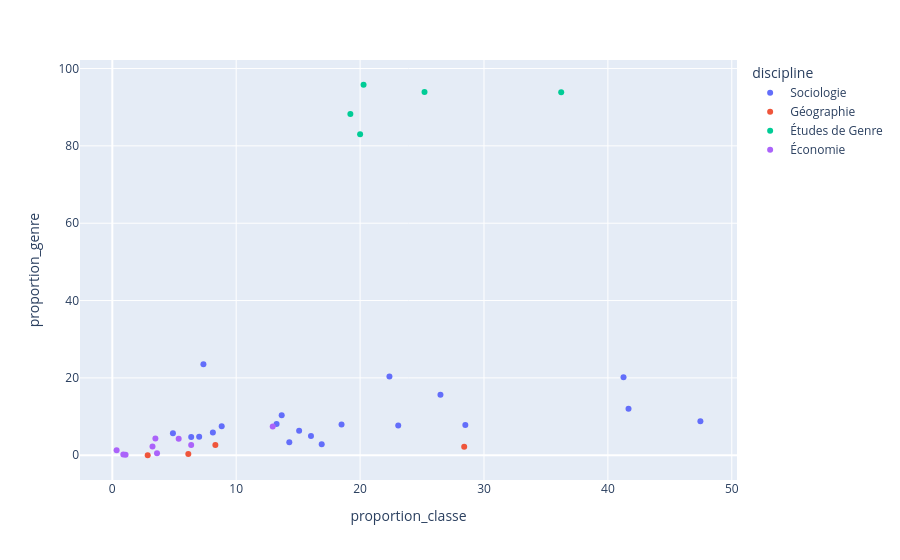

Notebook cell for this chart:
### Code cell
fig = px.scatter(
    proportion_genre_classe,
    x="proportion_classe",
    y="proportion_genre",
    color="discipline", 
    # title="Titre de votre choix",
)
fig.show()

### Figure 1 — Plotly figure (JSON) as saved in the notebook; plotly's stock layout.template omitted (floating-point values rounded to 4 significant figures)
{"data": [{"hovertemplate": "discipline=Sociologie<br>proportion_classe=%{x}<br>proportion_genre=%{y}<extra></extra>", "legendgroup": "Sociologie", "marker": {"color": "#636efa", "symbol": "circle"}, "mode": "markers", "name": "Sociologie", "orientation": "v", "showlegend": true, "type": "scatter", "x": [47.47, 26.49, 23.08, 14.29, 4.892, 8.83, 16.03, 7.011, 6.369, 16.9, 28.49, 7.353, 15.08, 41.67, 18.5, 13.67, 8.118, 13.26, 41.26, 22.37], "xaxis": "x", "y": [8.818, 15.68, 7.692, 3.361, 5.675, 7.506, 4.956, 4.797, 4.743, 2.817, 7.796, 23.53, 6.349, 12.04, 7.93, 10.33, 5.904, 8.103, 20.15, 20.39], "yaxis": "y"}, {"hovertemplate": "discipline=Géographie<br>proportion_classe=%{x}<br>proportion_genre=%{y}<extra></extra>", "legendgroup": "Géographie", "marker": {"color": "#EF553B", "symbol": "circle"}, "mode": "markers", "name": "Géographie", "orientation": "v", "showlegend": true, "type": "scatter", "x": [8.318, 28.4, 6.135, 2.857], "xaxis": "x", "y": [2.647, 2.17, 0.3067, 0], "yaxis": "y"}, {"hovertemplate": "discipline=Études de Genre<br>proportion_classe=%{x}<br>proportion_genre=%{y}<extra></extra>", "legendgroup": "Études de Genre", "marker": {"color": "#00cc96", "symbol": "circle"}, "mode": "markers", "name": "Études de Genre", "orientation": "v", "showlegend": true, "type": "scatter", "x": [25.2, 19.21, 20, 20.28, 36.23], "xaxis": "x", "y": [93.9, 88.21, 82.98, 95.8, 93.84], "yaxis": "y"}, {"hovertemplate": "discipline=Économie<br>proportion_classe=%{x}<br>proportion_genre=%{y}<extra></extra>", "legendgroup": "Économie", "marker": {"color": "#ab63fa", "symbol": "circle"}, "mode": "markers", "name": "Économie", "orientation": "v", "showlegend": true, "type": "scatter", "x": [3.608, 12.95, 3.478, 1.07, 0.8869, 3.244, 5.357, 0.3465, 6.366], "xaxis": "x", "y": [0.5155, 7.438, 4.348, 0.1338, 0.2217, 2.257, 4.286, 1.317, 2.659], "yaxis": "y"}], "layout": {"legend": {"title": {"text": "discipline"}, "tracegroupgap": 0}, "margin": {"t": 60}, "xaxis": {"anchor": "y", "domain": [0, 1], "title": {"text": "proportion_classe"}}, "yaxis": {"anchor": "x", "domain": [0, 1], "title": {"text": "proportion_genre"}}}}
